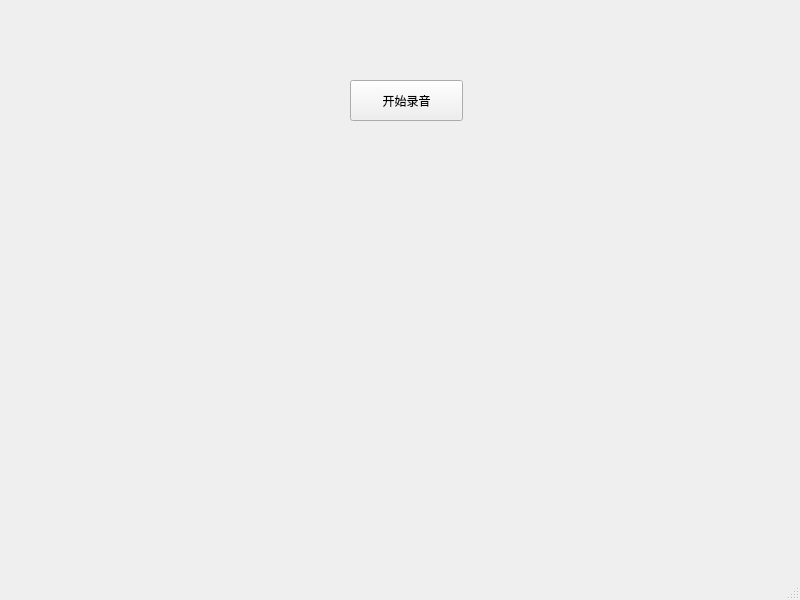
<?xml version="1.0" encoding="UTF-8"?>
<ui version="4.0">
 <class>MainWindow</class>
 <widget class="QMainWindow" name="MainWindow">
  <property name="geometry">
   <rect>
    <x>0</x>
    <y>0</y>
    <width>800</width>
    <height>600</height>
   </rect>
  </property>
  <property name="windowTitle">
   <string>MainWindow</string>
  </property>
  <widget class="QWidget" name="centralwidget">
   <widget class="QPushButton" name="audioBtn">
    <property name="geometry">
     <rect>
      <x>350</x>
      <y>80</y>
      <width>113</width>
      <height>41</height>
     </rect>
    </property>
    <property name="text">
     <string>开始录音</string>
    </property>
   </widget>
  </widget>
  <widget class="QMenuBar" name="menubar">
   <property name="geometry">
    <rect>
     <x>0</x>
     <y>0</y>
     <width>800</width>
     <height>24</height>
    </rect>
   </property>
  </widget>
  <widget class="QStatusBar" name="statusbar"/>
 </widget>
 <resources/>
 <connections/>
</ui>
